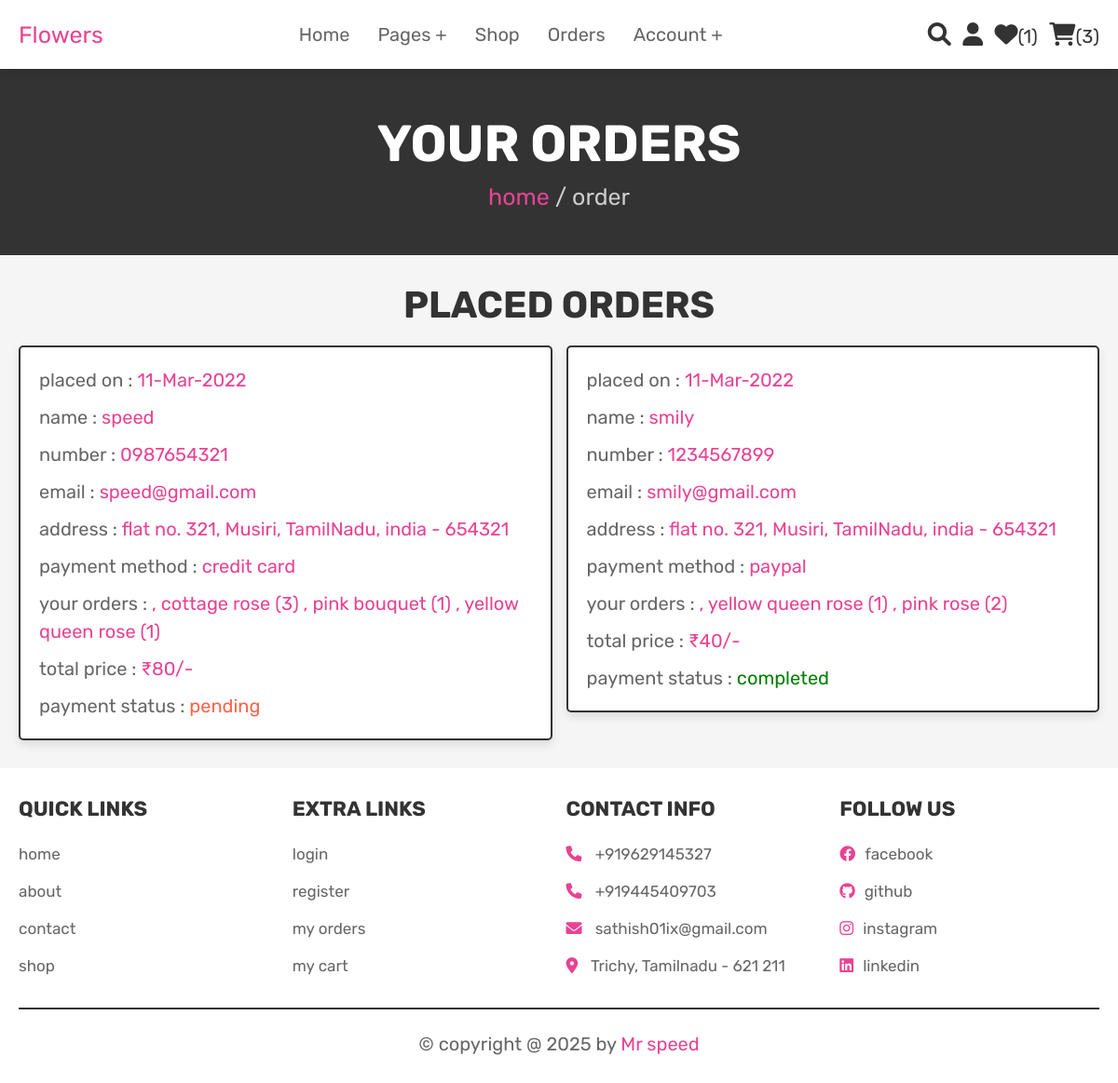
Screenshot of /orders.php (signed in) with the database file from the repository.
### tables this page shows
CREATE TABLE `orders` (
  `id` int(100) NOT NULL,
  `user_id` int(100) NOT NULL,
  `name` varchar(100) NOT NULL,
  `number` varchar(12) NOT NULL,
  `email` varchar(100) NOT NULL,
  `method` varchar(50) NOT NULL,
  `address` varchar(500) NOT NULL,
  `total_products` varchar(1000) NOT NULL,
  `total_price` int(100) NOT NULL,
  `placed_on` varchar(50) NOT NULL,
  `payment_status` varchar(20) NOT NULL DEFAULT 'pending'
);

### orders.php (the view, shortened to what this page needs)
<?php
@include 'config.php';
$user_id = $_SESSION['user_id'];
?>
<!DOCTYPE html>
<html lang="en">
<head>
   <link rel="stylesheet" href="https://cdnjs.cloudflare.com/ajax/libs/font-awesome/6.0.0/css/all.min.css">
   <link rel="stylesheet" href="css/style.css">
</head>
<body>
<?php @include 'header.php'; ?>
<section class="heading">
    <h3>your orders</h3>
    <p> <a href="home.php">home</a> / order </p>
</section>
<section class="placed-orders">
    <h1 class="title">placed orders</h1>
    <div class="box-container">
    <?php
        $select_orders = mysqli_query($conn, "SELECT * FROM `orders` WHERE user_id = '$user_id'") or die('query failed');
        if(mysqli_num_rows($select_orders) > 0){
            while($fetch_orders = mysqli_fetch_assoc($select_orders)){
    ?>
    <div class="box">
        <p> placed on : <span><?php echo $fetch_orders['placed_on']; ?></span> </p>
        <p> name : <span><?php echo $fetch_orders['name']; ?></span> </p>
        <p> number : <span><?php echo $fetch_orders['number']; ?></span> </p>
        <p> email : <span><?php echo $fetch_orders['email']; ?></span> </p>
        <p> address : <span><?php echo $fetch_orders['address']; ?></span> </p>
        <p> payment method : <span><?php echo $fetch_orders['method']; ?></span> </p>
        <p> your orders : <span><?php echo $fetch_orders['total_products']; ?></span> </p>
        <p> total price : <span>₹<?php echo $fetch_orders['total_price']; ?>/-</span> </p>
        <p> payment status :
    <span style="color:<?php if($fetch_orders['payment_status'] == 'pending'){echo 'tomato'; }else{echo 'green';} ?>">
        <?php
        if($fetch_orders['method'] === 'cash on delivery' && $fetch_orders['payment_status'] === 'paid'){
            echo 'pending';
        } else {
            echo $fetch_orders['payment_status'];
        }
        ?>
    </span>
        </p>
    </div>
    <?php
        }
    }else{
        echo '<p class="empty">no orders placed yet!</p>';
    }
    ?>
    </div>
</section>
<?php @include 'footer.php'; ?>
</body>
</html>

### css/style.css (style rules this page uses)
:root { --pink:#e84393; --red:#c0392b; --orange:#f39c12; --black:#333; --white:#fff; --light-color:#666; --light-white:#ccc; --light-bg:#f5f5f5; --border:.2rem solid var(--black); --box-shadow:0 .5rem 1rem rgba(0,0,0,.1); }
* { font-family: 'Rubik', sans-serif; margin:0; padding:0; box-sizing: border-box; outline: none; border:none; text-decoration: none; transition:all .2s linear; }
html { font-size: 62.5%; overflow-x: hidden; scroll-behavior: smooth; scroll-padding-top: 6.5rem; }
body { background: var(--light-bg); }
section { padding:3rem 2rem; }
.heading { display: flex; flex-flow: column; align-items: center; justify-content: center; gap:1rem; background-color: var(--black); text-align: center; min-height: 25vh; }
.heading h3 { font-size: 5.5rem; color:var(--white); text-transform: uppercase; }
.heading p { font-size: 2.5rem; color:var(--light-white); }
.heading p a { color:var(--pink); }
.title { text-align: center; margin-bottom: 2rem; color:var(--black); text-transform: uppercase; font-size: 4rem; }
.placed-orders .box-container { max-width: 1200px; margin:0 auto; display: flex; flex-wrap: wrap; gap:1.5rem; align-items: flex-start; }
.placed-orders .box-container .box { background-color: var(--white); padding:1rem 2rem; border:var(--border); box-shadow: var(--box-shadow); flex:1 1 40rem; border-radius: .5rem; }
.placed-orders .box-container .box p { margin: 1rem 0; font-size: 2rem; line-height: 1.5; color:var(--light-color); }
.placed-orders .box-container .box p span { color:var(--pink); }

### rows the page displays
orders: placed_on "11-Mar-2022", name "speed", number "0987654321", email "speed@gmail.com", address "flat no. 321, Musiri, TamilNadu, india - 654321", method "credit card", total_products ", cottage rose (3) , pink bouquet (1) , yellow queen rose (1)", total_price "80", payment_status "pending"
orders: placed_on "11-Mar-2022", name "smily", number "1234567899", email "smily@gmail.com", address "flat no. 321, Musiri, TamilNadu, india - 654321", method "paypal", total_products ", yellow queen rose (1) , pink rose (2)", total_price "40", payment_status "completed"

### other values shown
$wishlist_num_rows "1"
$cart_num_rows "3"
